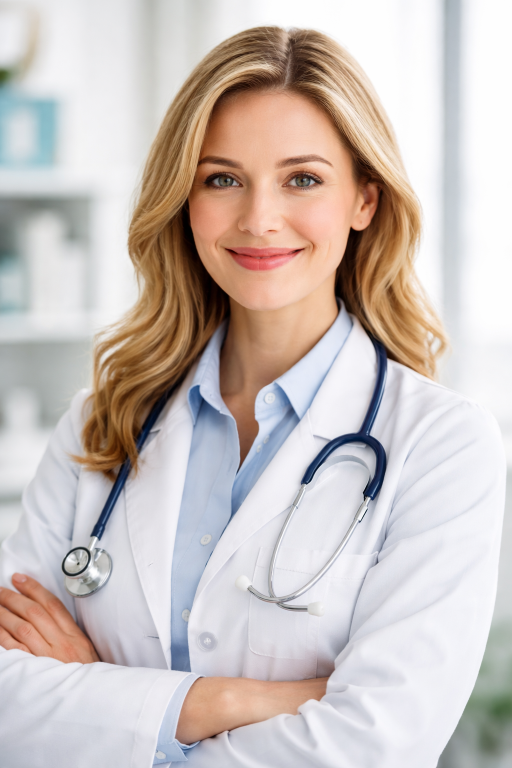
#> input picture Imagem_Quadro/Flux/Flux.png, 1024 x 1536 px, found by its file name (shown at 1/2 size); its folder holds only this picture in this run
$ python gerar_quadro_shpm.py
#> lines starting #> are read from the running program, lines starting #| are printed output that depends on the picture
from __future__ import annotations

import argparse
import csv
import math
from pathlib import Path

from PIL import Image, ImageChops, ImageDraw, ImageFont


MODEL_ORDER = ("Flux", "GPT", "Gemini", "SDXL")
DEFAULT_OUTPUT_NAME = "quadro_shpm_paper.png"
RATIO_COLUMNS = (
    "Nose_vs_Face",
    "Mouth_vs_Face",
    "Eyes_vs_Face",
    "Nose_vs_Mouth",
    "Eyes_vs_Nose",
    "Eyes_vs_Mouth",
)


def default_input_dir() -> Path:
    script_dir = Path(__file__).resolve().parent
    if all((script_dir / model).exists() for model in MODEL_ORDER):
        return script_dir

    for name in ("Imagem_Quadro", "imagem_quadro"):
        candidate = script_dir / name
        if candidate.exists():
            return candidate

    return script_dir / "Imagem_Quadro"


def parse_args() -> argparse.Namespace:
    input_dir = default_input_dir()
    parser = argparse.ArgumentParser(
        description=(
            "Gera um quadro 2x2 com imagens de modelos de IA e os respectivos "
            "graficos SHPM sobrepostos em menor escala."
        )
    )
    parser.add_argument(
        "--input-dir",
        type=Path,
        default=input_dir,
        help="Pasta que contem as subpastas Flux, GPT, Gemini e SDXL.",
    )
    parser.add_argument(
        "--output",
        type=Path,
        default=input_dir / DEFAULT_OUTPUT_NAME,
        help="Caminho do arquivo PNG final.",
    )
    parser.add_argument(
        "--overlay-scale",
        type=float,
        default=0.46,
        help="Largura do grafico como fracao da largura da imagem base.",
    )
    parser.add_argument(
        "--overlay-margin",
        type=int,
        default=34,
        help="Margem interna, em pixels, usada para posicionar o grafico.",
    )
    parser.add_argument(
        "--graph-bg-opacity",
        type=float,
        default=0.76,
        help="Opacidade do fundo branco semi-transparente atras do grafico.",
    )
    parser.add_argument(
        "--graph-box-padding",
        type=int,
        default=20,
        help="Respiro interno, em pixels, entre o grafico e a caixa arredondada.",
    )
    parser.add_argument(
        "--graph-box-radius",
        type=int,
        default=0,
        help="Raio dos cantos arredondados da caixa do grafico.",
    )
    parser.add_argument(
        "--evidence-csv",
        type=Path,
        default=input_dir / "dominant_shpm_evidence.csv",
        help=(
            "CSV com colunas model, metric e evidence. Evidence negativo favorece "
            "Female; positivo favorece Male."
        ),
    )
    parser.add_argument(
        "--generated-vectors",
        type=Path,
        default=input_dir / "generated_shpm_vectors.csv",
        help=(
            "CSV opcional com model e proporcoes SHPM das imagens geradas. "
            "Quando existe, o script calcula a metrica dominante."
        ),
    )
    parser.add_argument(
        "--reference-csv",
        type=Path,
        default=input_dir.parent / "facial_proportions_wiki_imdb.csv",
        help="CSV de referencia com distribuicoes Female/Male.",
    )
    parser.add_argument(
        "--lollipop-limit",
        type=float,
        default=2.0,
        help="Limite simetrico do eixo do lollipop plot.",
    )
    parser.add_argument(
        "--no-lollipop",
        action="store_true",
        help="Nao desenha o lollipop de evidencia local.",
    )
    parser.add_argument(
        "--gutter",
        type=int,
        default=46,
        help="Espacamento, em pixels, entre paineis.",
    )
    parser.add_argument(
        "--outer-margin",
        type=int,
        default=84,
        help="Margem externa, em pixels, do quadro final.",
    )
    parser.add_argument(
        "--dpi",
        type=int,
        default=300,
        help="DPI gravado no PNG e no PDF.",
    )
    parser.add_argument(
        "--no-labels",
        action="store_true",
        help="Nao desenha os nomes dos modelos sobre as imagens.",
    )
    parser.add_argument(
        "--no-pdf",
        action="store_true",
        help="Nao salva uma copia em PDF.",
    )
    return parser.parse_args()


def load_font(size: int) -> ImageFont.FreeTypeFont | ImageFont.ImageFont:
    candidates = (
        "/System/Library/Fonts/Supplemental/Arial Bold.ttf",
        "/System/Library/Fonts/Supplemental/Arial.ttf",
        "/Library/Fonts/Arial.ttf",
        "/usr/share/fonts/truetype/dejavu/DejaVuSans-Bold.ttf",
        "/usr/share/fonts/truetype/dejavu/DejaVuSans.ttf",
    )
    for candidate in candidates:
        if Path(candidate).exists():
            return ImageFont.truetype(candidate, size=size)
    return ImageFont.load_default()


def parse_float(value: str | None) -> float | None:
    if value is None:
        return None
    value = str(value).strip().replace(",", ".")
    if not value:
        return None
    try:
        number = float(value)
    except ValueError:
        return None
    if not math.isfinite(number):
        return None
    return number


def percentile(values: list[float], pct: float) -> float:
    if not values:
        return 0.0
    ordered = sorted(values)
    if len(ordered) == 1:
        return ordered[0]
    position = (len(ordered) - 1) * pct
    lower = math.floor(position)
    upper = math.ceil(position)
    if lower == upper:
        return ordered[lower]
    weight = position - lower
    return ordered[lower] * (1 - weight) + ordered[upper] * weight


def median(values: list[float]) -> float:
    return percentile(values, 0.5)


def iqr(values: list[float]) -> float:
    return percentile(values, 0.75) - percentile(values, 0.25)


def safe_scale(value: float, fallback: float = 1.0) -> float:
    if abs(value) < 1e-9:
        return fallback
    return value


def short_metric_label(metric: str) -> str:
    return metric.replace("_vs_", "/").replace("_", " ")


def write_evidence_template(path: Path) -> None:
    if path.exists():
        return
    rows = [
        {
            "model": model,
            "metric": "",
            "evidence": "",
            "predicted_group": "",
            "notes": "evidence < 0 favorece Female; evidence > 0 favorece Male",
        }
        for model in MODEL_ORDER
        for _ in range(3)
    ]
    path.parent.mkdir(parents=True, exist_ok=True)
    with path.open("w", newline="", encoding="utf-8") as file:
        writer = csv.DictWriter(
            file,
            fieldnames=("model", "metric", "evidence", "predicted_group", "notes"),
        )
        writer.writeheader()
        writer.writerows(rows)


def read_evidence_csv(path: Path) -> dict[str, list[dict[str, str | float]]]:
    evidence: dict[str, list[dict[str, str | float]]] = {}
    if not path.exists():
        return evidence

    with path.open(newline="", encoding="utf-8-sig") as file:
        reader = csv.DictReader(file)
        for row in reader:
            model = (row.get("model") or row.get("Modelo") or "").strip()
            metric = (row.get("metric") or row.get("ratio") or row.get("feature") or "").strip()
            score = parse_float(row.get("evidence") or row.get("score") or row.get("contribution"))
            if not model or not metric or score is None:
                continue
            evidence.setdefault(model, []).append(
                {
                    "metric": metric,
                    "evidence": score,
                    "predicted_group": (row.get("predicted_group") or "").strip(),
                }
            )
    for model, rows in evidence.items():
        evidence[model] = sorted(
            rows,
            key=lambda item: abs(float(item["evidence"])),
            reverse=True,
        )[:3]
    return evidence


def read_csv_rows(path: Path) -> list[dict[str, str]]:
    with path.open(newline="", encoding="utf-8-sig") as file:
        return list(csv.DictReader(file))


def calculate_evidence_from_vectors(
    generated_vectors: Path,
    reference_csv: Path,
    output_csv: Path,
) -> dict[str, list[dict[str, str | float]]]:
    if not generated_vectors.exists() or not reference_csv.exists():
        return {}

    reference_rows = read_csv_rows(reference_csv)
#> (reads facial_proportions_wiki_imdb.csv from the repository)
    generated_rows = read_csv_rows(generated_vectors)
#> (reads Imagem_Quadro/generated_shpm_vectors.csv from the repository)
    if not reference_rows or not generated_rows:
        return {}

    generated_columns = set(generated_rows[0].keys())
    reference_columns = set(reference_rows[0].keys())
    features = [
        column
        for column in RATIO_COLUMNS
        if column in generated_columns and column in reference_columns
    ]
    if not features:
        return {}

    stats: dict[str, dict[str, float]] = {}
    for feature in features:
        female_values: list[float] = []
        male_values: list[float] = []
        for row in reference_rows:
            value = parse_float(row.get(feature))
            gender = (row.get("gender") or "").strip().lower()
            if value is None:
                continue
            if gender == "female":
                female_values.append(value)
            elif gender == "male":
                male_values.append(value)

        if not female_values or not male_values:
            continue

        female_median = median(female_values)
        male_median = median(male_values)
        female_iqr = iqr(female_values)
        male_iqr = iqr(male_values)
        pooled_iqr = safe_scale((female_iqr + male_iqr) / 2, fallback=1.0)
        stats[feature] = {
            "female_median": female_median,
            "male_median": male_median,
            "female_iqr": safe_scale(female_iqr, fallback=pooled_iqr),
            "male_iqr": safe_scale(male_iqr, fallback=pooled_iqr),
            "separability": abs(male_median - female_median) / pooled_iqr,
        }

    evidence: dict[str, list[dict[str, str | float]]] = {}
    output_rows = []
    for row in generated_rows:
        model = (
            row.get("model")
            or row.get("Modelo")
            or row.get("filename")
            or row.get("image")
            or ""
        ).strip()
        if not model:
            continue

        feature_scores = []
        for feature, feature_stats in stats.items():
            value = parse_float(row.get(feature))
            if value is None:
                continue

            distance_to_female = abs(value - feature_stats["female_median"]) / feature_stats["female_iqr"]
            distance_to_male = abs(value - feature_stats["male_median"]) / feature_stats["male_iqr"]
            score = (
                (distance_to_female - distance_to_male)
                * feature_stats["separability"]
            )
            feature_scores.append((feature, score))

        if not feature_scores:
            continue

        top_scores = sorted(feature_scores, key=lambda item: abs(item[1]), reverse=True)[:3]
        evidence[model] = []
        for feature, score in top_scores:
            predicted_group = "Male" if score > 0 else "Female"
            item = {
                "metric": feature,
                "evidence": score,
                "predicted_group": predicted_group,
            }
            evidence[model].append(item)
            output_rows.append(
                {
                    "model": model,
                    "metric": feature,
                    "evidence": f"{score:.4f}",
                    "predicted_group": predicted_group,
                    "notes": "calculado a partir de generated_shpm_vectors.csv",
                }
            )

    if output_rows:
        output_csv.parent.mkdir(parents=True, exist_ok=True)
        with output_csv.open("w", newline="", encoding="utf-8") as file:
            writer = csv.DictWriter(
                file,
                fieldnames=("model", "metric", "evidence", "predicted_group", "notes"),
            )
            writer.writeheader()
            writer.writerows(output_rows)

    return evidence


def load_evidence_data(args: argparse.Namespace) -> dict[str, list[dict[str, str | float]]]:
    if args.no_lollipop:
        return {}

    evidence = calculate_evidence_from_vectors(
        generated_vectors=args.generated_vectors.resolve(),
        reference_csv=args.reference_csv.resolve(),
        output_csv=args.evidence_csv.resolve(),
    )
    if evidence:
        return evidence

    evidence = read_evidence_csv(args.evidence_csv.resolve())
#> (reads Imagem_Quadro/dominant_shpm_evidence.csv from the repository)
    if evidence:
        return evidence

    write_evidence_template(args.evidence_csv.resolve())
    return {}


def find_base_image(model_dir: Path, model: str) -> Path:
    direct_candidates = (
        model_dir / f"{model}.png",
        model_dir / f"{model.lower()}.png",
        model_dir / f"{model.upper()}.png",
    )
    for candidate in direct_candidates:
        if candidate.exists():
            return candidate

    pngs = sorted(model_dir.glob("*.png"))
    for path in pngs:
        lower_name = path.name.lower()
        if "shpm" not in lower_name and not lower_name.startswith("."):
            return path

    raise FileNotFoundError(f"Nenhuma imagem base encontrada em {model_dir}")


# [110 lines left out: functions find_graph_image, trim_graph, resize_to_width, recolor_white_graph_text, rounded_rect_points, draw_dotted_rounded_rectangle, not called in this run]


def draw_centered_text(
    draw: ImageDraw.ImageDraw,
    box: tuple[int, int, int, int],
    text: str,
    font: ImageFont.FreeTypeFont | ImageFont.ImageFont,
    fill: tuple[int, int, int, int],
) -> None:
    bbox = draw.textbbox((0, 0), text, font=font)
    width = bbox[2] - bbox[0]
    height = bbox[3] - bbox[1]
    x = box[0] + (box[2] - box[0] - width) / 2 - bbox[0]
    y = box[1] + (box[3] - box[1] - height) / 2 - bbox[1]
    draw.text((x, y), text, font=font, fill=fill)


# [85 lines left out: function make_lollipop_plot, not called in this run]


def read_class_assignments(path: Path) -> dict[str, dict[str, str]]:
    """Le class_assignments.csv -> {model: {assigned, ground_truth, correct, score_female, score_male}}"""
    assignments: dict[str, dict[str, str]] = {}
    if not path.exists():
        return assignments
    with path.open(newline="", encoding="utf-8-sig") as f:
        for row in csv.DictReader(f):
            model = row.get("model", "").strip()
            if model:
                assignments[model] = {
                    "assigned":     row.get("assigned", "").strip(),
                    "ground_truth": row.get("ground_truth", "").strip(),
                    "correct":      row.get("correct", "").strip(),
                    "score_female": row.get("score_female", "").strip(),
                    "score_male":   row.get("score_male", "").strip(),
                }
    return assignments


def make_class_badge(
    assignment: dict[str, str],
    width: int,
    bg_opacity: float,
    padding: int,
    radius: int,
) -> Image.Image:
    """
    Draws a 'Assigned: Female ✓' badge.
    Green ✓ if correct, red ✗ if wrong.
    """
    assigned = assignment.get("assigned", "?")
    correct  = assignment.get("correct", "").lower() == "yes"
    mark     = "✓" if correct else "✗"   # ✓ or ✗
    mark_color = (34, 139, 34, 255) if correct else (200, 40, 40, 255)

    sf = assignment.get("score_female", "")
    sm = assignment.get("score_male", "")
    score_line = f"Female {float(sf):.3f}  |  Male {float(sm):.3f}" if sf and sm else ""

    label_font  = load_font(36)
    assign_font = load_font(52)
    mark_font   = load_font(64)
    score_font  = load_font(28)

    # measure heights
    tmp = Image.new("RGBA", (1, 1))
    d   = ImageDraw.Draw(tmp)
    lh  = d.textbbox((0,0), "Assigned:", label_font)[3]
    ah  = d.textbbox((0,0), assigned, assign_font)[3]
    mh  = d.textbbox((0,0), mark, mark_font)[3]
    sh  = d.textbbox((0,0), score_line, score_font)[3] if score_line else 0

    content_h = lh + 8 + max(ah, mh) + (12 + sh if score_line else 0)
    img_h = content_h + 2 * padding
    img_w = width

    img  = Image.new("RGBA", (img_w, img_h), (0, 0, 0, 0))
    draw = ImageDraw.Draw(img, "RGBA")
    draw.rounded_rectangle(
        (0, 0, img_w - 1, img_h - 1),
        radius=radius,
        fill=(255, 255, 255, round(255 * bg_opacity)),
    )

    # "Assigned:" label
    draw_centered_text(draw, (0, padding, img_w, padding + lh), "Assigned:", label_font, (80, 80, 80, 220))

    y_row = padding + lh + 8
    row_h = max(ah, mh)

    # assigned class name
    ab = draw.textbbox((0, 0), assigned, assign_font)
    aw = ab[2] - ab[0]
    mbb = draw.textbbox((0, 0), mark, mark_font)
    mw  = mbb[2] - mbb[0]
    gap = 14
    total_w = aw + gap + mw
    x_start = (img_w - total_w) // 2

    draw.text(
        (x_start, y_row + (row_h - ah) // 2 - ab[1]),
        assigned, font=assign_font, fill=(0, 0, 0, 255),
    )
    draw.text(
        (x_start + aw + gap, y_row + (row_h - mh) // 2 - mbb[1]),
        mark, font=mark_font, fill=mark_color,
    )

    # score line
    if score_line:
        y_score = y_row + row_h + 12
        draw_centered_text(
            draw, (0, y_score, img_w, y_score + sh),
            score_line, score_font, (90, 90, 90, 200),
        )

    return img


def make_overlay_box(
    badge: Image.Image,
    lollipop: Image.Image | None,
    padding: int,
    radius: int,
    bg_opacity: float,
) -> Image.Image:
    """Combina badge de classe e lollipop num único box transparente."""
    gap = 20 if lollipop else 0
    content_w = badge.width + (gap + lollipop.width if lollipop else 0)
    content_h = max(badge.height, lollipop.height if lollipop else 0)

    box  = Image.new("RGBA", (content_w + 2 * padding, content_h + 2 * padding), (0, 0, 0, 0))
    draw = ImageDraw.Draw(box, "RGBA")
    draw.rounded_rectangle(
        (0, 0, box.width - 1, box.height - 1),
        radius=radius,
        fill=(255, 255, 255, round(255 * bg_opacity)),
    )
    box.alpha_composite(badge,    (padding, padding + (content_h - badge.height) // 2))
    if lollipop:
        box.alpha_composite(lollipop, (padding + badge.width + gap,
                                       padding + (content_h - lollipop.height) // 2))
    return box


def draw_model_label(panel: Image.Image, label: str, index: int) -> None:
    draw = ImageDraw.Draw(panel, "RGBA")
    font = load_font(46)
    text = f"({chr(ord('a') + index)}) {label}"
    bbox = draw.textbbox((0, 0), text, font=font)
    text_width = bbox[2] - bbox[0]
    text_height = bbox[3] - bbox[1]
    pad_x = 18
    pad_y = 12
    x = 28
    y = 28
    rect = (x, y, x + text_width + 2 * pad_x, y + text_height + 2 * pad_y)
    draw.rounded_rectangle(rect, radius=8, fill=(255, 255, 255, 210))
    draw.text((x + pad_x, y + pad_y - bbox[1]), text, font=font, fill=(0, 0, 0, 255))


def compose_panel(
    base_path: Path,
    label: str,
    index: int,
    assignment: dict[str, str] | None,
    evidence: list[dict[str, str | float]] | None,
    overlay_margin: int,
    graph_bg_opacity: float,
    graph_box_padding: int,
    graph_box_radius: int,
    lollipop_limit: float,
    draw_labels: bool,
    badge_width: int = 320,
) -> Image.Image:
    base = Image.open(base_path).convert("RGBA")

    lollipop = None
    if evidence:
        lollipop = make_lollipop_plot(
            evidence_rows=evidence,
            width=max(510, badge_width + 100),
            limit=lollipop_limit,
        )

    badge = make_class_badge(
        assignment=assignment or {},
        width=badge_width,
        bg_opacity=0.0,   # sem fundo proprio; o box externo ja tem
        padding=12,
        radius=0,
    )

    overlay = make_overlay_box(
        badge=badge,
        lollipop=lollipop,
        padding=graph_box_padding,
        radius=graph_box_radius,
        bg_opacity=graph_bg_opacity,
    )

    x = round((base.width - overlay.width) / 2)
    y = base.height - overlay.height - overlay_margin
    base.alpha_composite(overlay, (x, y))

    if draw_labels:
        draw_model_label(base, label, index)

    return base


# [24 lines left out: function make_grid, not called in this run]


def main() -> None:
    args       = parse_args()
    input_dir  = args.input_dir.resolve()
    output     = args.output.resolve()

    evidence_data   = load_evidence_data(args)
    assignments_csv = input_dir / "class_assignments.csv"
    assignments     = read_class_assignments(assignments_csv)
#> (reads Imagem_Quadro/class_assignments.csv from the repository)

    if not assignments:
        print(f"AVISO: {assignments_csv} nao encontrado ou vazio. "
              "Rode extract_generated_features.py primeiro para obter valores reais.")

    panels = []
    for index, model in enumerate(MODEL_ORDER):
        model_dir = input_dir / model
        if not model_dir.exists():
            raise FileNotFoundError(f"Pasta do modelo nao encontrada: {model_dir}")

        base_path = find_base_image(model_dir, model)
        panel = compose_panel(
            base_path=base_path,
            label=model,
            index=index,
            assignment=assignments.get(model),
            evidence=evidence_data.get(model),
            overlay_margin=args.overlay_margin,
            graph_bg_opacity=args.graph_bg_opacity,
            graph_box_padding=args.graph_box_padding,
            graph_box_radius=args.graph_box_radius,
            lollipop_limit=args.lollipop_limit,
            draw_labels=not args.no_labels,
        )
#> in make_class_badge, `ab = draw.textbbox((0, 0), assigned, assign_font)`: ab = (0, 9, 211, 50)
#> in make_class_badge, `aw = ab[2] - ab[0]`: aw = 211
#> in make_class_badge, `mbb = draw.textbbox((0, 0), mark, mark_font)`: mbb = (0, 19, 54, 60)
#> in make_class_badge, `mw  = mbb[2] - mbb[0]`: mw = 54
#> in make_class_badge, `total_w = aw + gap + mw`: total_w = 279
#> in make_class_badge, `x_start = (img_w - total_w) // 2`: x_start = 20
#> in compose_panel, `badge = make_class_badge( assignment=assignment or {}, width=badge_wid..`:
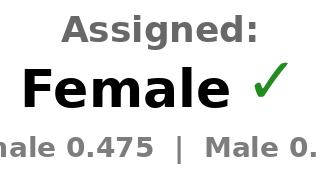
#> badge: PIL image 320x179 RGBA; mean R, G, B, A 219, 219.6, 219, 34.6; transparent parts drawn white
#> in make_overlay_box, `box.alpha_composite(badge,    (padding, padding + (content_h - badge.h..`:
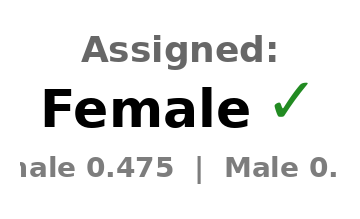
#> box: PIL image 360x219 RGBA; mean R, G, B, A 233.5, 233.9, 233.5, 200; transparent parts drawn white
#> in compose_panel, `base.alpha_composite(overlay, (x, y))`:
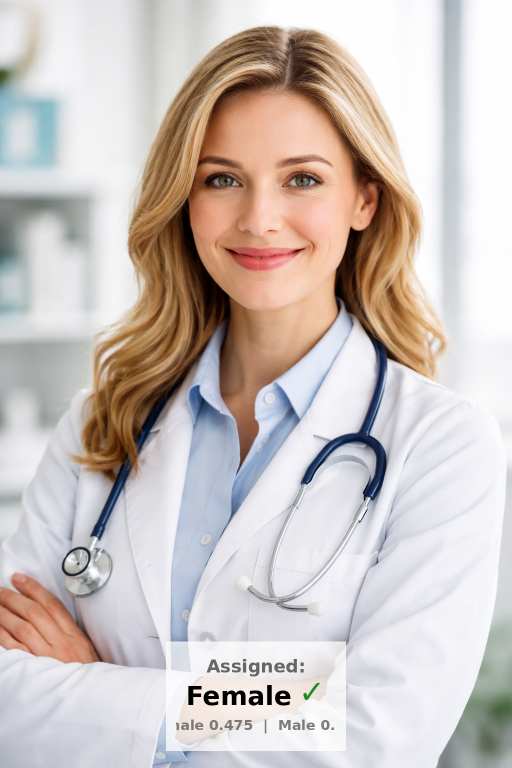
#> base: PIL image 1024x1536 RGBA (shown at 1/2 size); mean R, G, B, A 203.8, 194.2, 190.2, 255
#> in draw_model_label, `bbox = draw.textbbox((0, 0), text, font=font)`: bbox = (0, 8, 199, 49)
#> in draw_model_label, `text_width = bbox[2] - bbox[0]`: text_width = 199
#> in draw_model_label, `text_height = bbox[3] - bbox[1]`: text_height = 41
#> in draw_model_label, `rect = (x, y, x + text_width + 2 * pad_x, y + text_height + 2 * pad_y)`: rect = (28, 28, 263, 93)
        panels.append(panel)

    grid = make_grid(
        panels=panels,
        cols=2,
        gutter=args.gutter,
        outer_margin=args.outer_margin,
    )

    output.parent.mkdir(parents=True, exist_ok=True)
    grid.save(output, dpi=(args.dpi, args.dpi))

    if not args.no_pdf:
        pdf_output = output.with_suffix(".pdf")
        grid.save(pdf_output, "PDF", resolution=args.dpi)

    print(f"Quadro salvo em: {output}")
    if not args.no_pdf:
        print(f"PDF salvo em: {output.with_suffix('.pdf')}")


if __name__ == "__main__":
#> (the run stopped early here; a loop or call above may not have finished)
